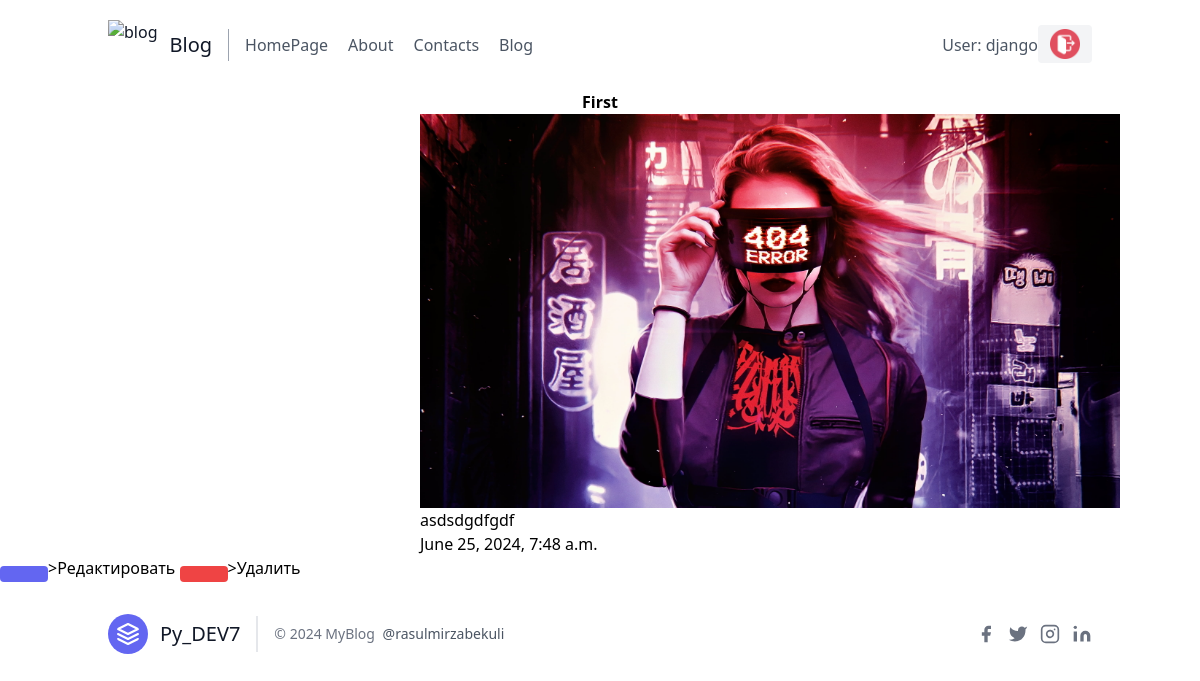
The page /blogs/1/ (signed in) on the database its author committed.
### blog/models.py (models this page shows, shortened)
class Blog(models.Model):
    title = models.CharField(max_length=100)
    description = models.TextField()
    image = models.ImageField(upload_to='images/')
    created = models.DateTimeField(auto_now_add=True)
    updated = models.DateTimeField(blank=True,null=True)
    author = models.ForeignKey(get_user_model(), on_delete=models.CASCADE)

### blog/views.py (the view)
# urls.py: path('blogs/<int:id>/',views.post_detail,name='post_detail'),
def post_detail(request,id):
    post = get_object_or_404(models.Blog,id=id)
    return render(request,'post_detail.html',{'post':post})

### blog/templates/post_detail.html
{% extends 'base.html' %}
{% block content %}
    <h1 style="font-weight: bold; text-align: center;">{{post.title}}</h1>
    <img style="margin-left: 420px;" width="700px" src="{{post.image.url}}" alt="">
    <p style="width: 700px; margin-left: 420px;">{{post.description}}</p>
    <p style="width: 700px; margin-left: 420px;">{{post.created}}</p>
    {% if request.user == post.author %}
    <a href="{% url 'update_post' post.id %}">
        <button type="button" class="text-white bg-indigo-500 border-0 py-2 px-6 focus:outline-none hover:bg-indigo-600 rounded text-lg"></button>>Редактировать</button></a>
    <a href="{% url 'delete_post' post.id %}">
        <button type="button" class="text-white bg-red-500 border-0 py-2 px-6 focus:outline-none hover:bg-red-600 rounded text-lg"></button>>Удалить</button>
    </a>
    {% endif %}
{% endblock content %}

### blog/templates/base.html (shortened to what this page needs)
{% load static %}
<!DOCTYPE html>
<html lang="en">
<head>
    <script src="https://cdn.tailwindcss.com"></script>
</head>
<body>
    <header class="text-gray-600 body-font">
        <div class="container mx-auto flex flex-wrap p-5 flex-col md:flex-row items-center">
          <a class="flex title-font font-medium items-center text-gray-900 mb-4 md:mb-0">
            <img src="{% static 'blog.png' %}" alt="blog" style="height: 50px;">
            <span class="ml-3 text-xl">Blog</span>
          </a>
          <nav class="md:mr-auto md:ml-4 md:py-1 md:pl-4 md:border-l md:border-gray-400	flex flex-wrap items-center text-base justify-center">
            <a class="mr-5 hover:text-gray-900">HomePage</a>
            <a class="mr-5 hover:text-gray-900">About</a>
            <a class="mr-5 hover:text-gray-900">Contacts</a>
            <a class="mr-5 hover:text-gray-900">Blog</a>
          </nav>
          {% if  user.is_authenticated %}
            <p>
              User: {{ user.username }}
            </p>
            <a href="{% url 'logout' %}">
                <button   class="inline-flex items-center bg-gray-100 border-0 py-1 px-3 focus:outline-none hover:bg-gray-200 rounded text-base mt-4 md:mt-0">
                  <img src="{% static 'logout.png' %}" alt="asd" style="height: 30px;">
                </button>
            </a>
          {% endif %}
        </div>
      </header>
      {% block content %}
      {% endblock %}
      <footer class="text-gray-600 body-font">
        <div class="container px-5 py-8 mx-auto flex items-center sm:flex-row flex-col">
          <a class="flex title-font font-medium items-center md:justify-start justify-center text-gray-900">
            <svg xmlns="http://www.w3.org/2000/svg" fill="none" stroke="currentColor" stroke-linecap="round" stroke-linejoin="round" stroke-width="2" class="w-10 h-10 text-white p-2 bg-indigo-500 rounded-full" viewBox="0 0 24 24">
              <path d="M12 2L2 7l10 5 10-5-10-5zM2 17l10 5 10-5M2 12l10 5 10-5"></path>
            </svg>
            <span class="ml-3 text-xl">Py_DEV7</span>
          </a>
          <p class="text-sm text-gray-500 sm:ml-4 sm:pl-4 sm:border-l-2 sm:border-gray-200 sm:py-2 sm:mt-0 mt-4">© 2024 MyBlog
            <a href="https://www.instagram.com/rasulmirzabekuli/" class="text-gray-600 ml-1" rel="noopener noreferrer" target="_blank">@rasulmirzabekuli</a>
          </p>
          <span class="inline-flex sm:ml-auto sm:mt-0 mt-4 justify-center sm:justify-start">
            <a class="text-gray-500">
              <svg fill="currentColor" stroke-linecap="round" stroke-linejoin="round" stroke-width="2" class="w-5 h-5" viewBox="0 0 24 24">
                <path d="M18 2h-3a5 5 0 00-5 5v3H7v4h3v8h4v-8h3l1-4h-4V7a1 1 0 011-1h3z"></path>
              </svg>
            </a>
            <a class="ml-3 text-gray-500">
              <svg fill="currentColor" stroke-linecap="round" stroke-linejoin="round" stroke-width="2" class="w-5 h-5" viewBox="0 0 24 24">
                <path d="M23 3a10.9 10.9 0 01-3.14 1.53 4.48 4.48 0 00-7.86 3v1A10.66 10.66 0 013 4s-4 9 5 13a11.64 11.64 0 01-7 2c9 5 20 0 20-11.5a4.5 4.5 0 00-.08-.83A7.72 7.72 0 0023 3z"></path>
              </svg>
            </a>
            <a class="ml-3 text-gray-500" href="https://www.instagram.com/rasulmirzabekuli/">
              <svg fill="none" stroke="currentColor" stroke-linecap="round" stroke-linejoin="round" stroke-width="2" class="w-5 h-5" viewBox="0 0 24 24">
                <rect width="20" height="20" x="2" y="2" rx="5" ry="5"></rect>
                <path d="M16 11.37A4 4 0 1112.63 8 4 4 0 0116 11.37zm1.5-4.87h.01"></path>
              </svg>
            </a>
            <a class="ml-3 text-gray-500">
              <svg fill="currentColor" stroke="currentColor" stroke-linecap="round" stroke-linejoin="round" stroke-width="0" class="w-5 h-5" viewBox="0 0 24 24">
                <path stroke="none" d="M16 8a6 6 0 016 6v7h-4v-7a2 2 0 00-2-2 2 2 0 00-2 2v7h-4v-7a6 6 0 016-6zM2 9h4v12H2z"></path>
                <circle cx="4" cy="4" r="2" stroke="none"></circle>
              </svg>
            </a>
          </span>
        </div>
      </footer>
</body>
</html>

### rows shown on the page
Blog: title "First", image (picture), description "asdsdgdfgdf", created "June 25, 2024, 7:48 a.m."

### other values the page prints
{{ user.username }} "django"
